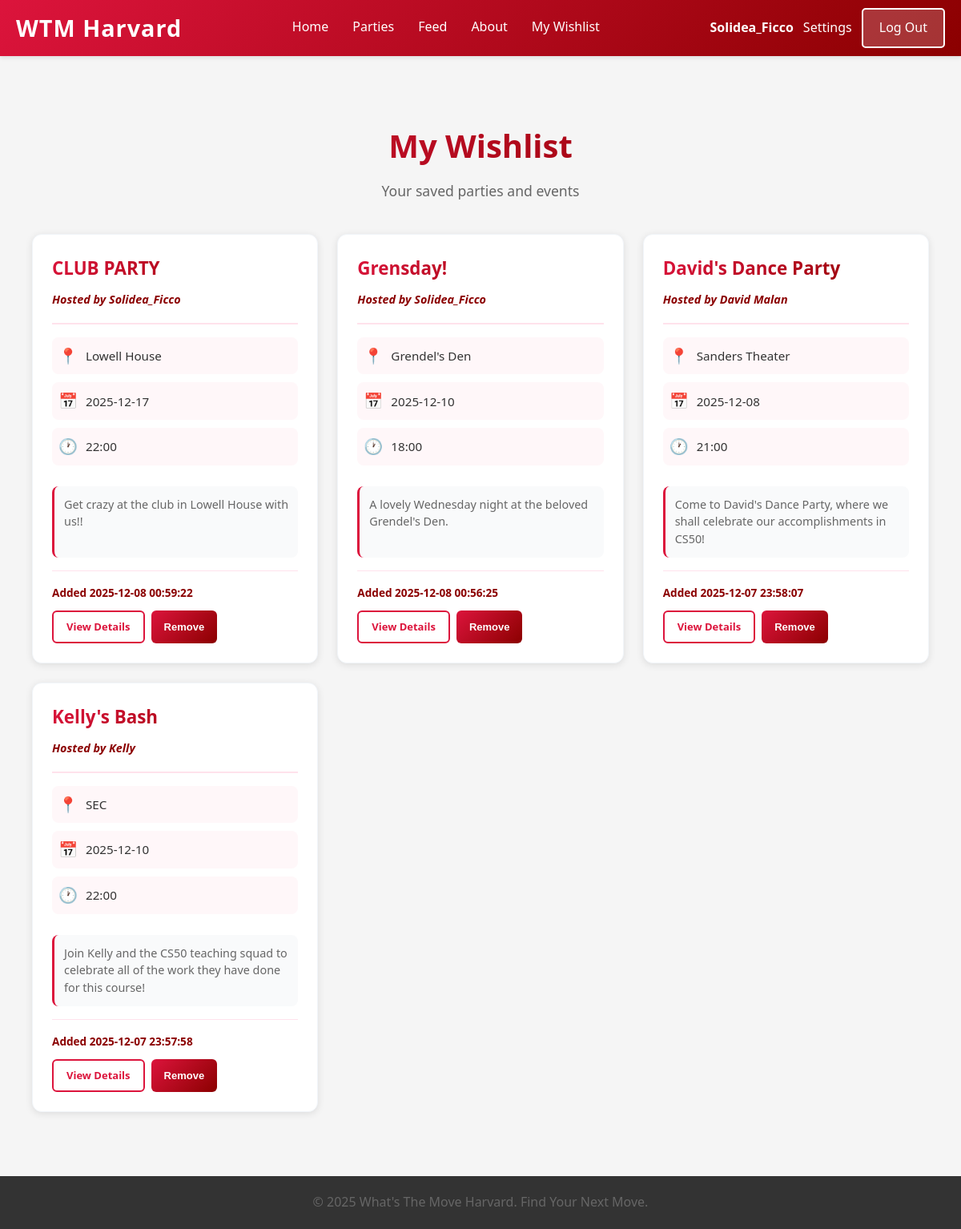
Screenshot of /wishlist (signed in) with the database file from the repository.
### tables this page shows
CREATE TABLE wishlist (
            id INTEGER PRIMARY KEY AUTOINCREMENT,
            user_id INTEGER NOT NULL,
            party_id INTEGER NOT NULL,
            added_at TIMESTAMP DEFAULT CURRENT_TIMESTAMP,
            FOREIGN KEY (user_id) REFERENCES users(id),
            FOREIGN KEY (party_id) REFERENCES parties(id) ON DELETE CASCADE,
            UNIQUE(user_id, party_id)
        );

CREATE TABLE parties (id INTEGER PRIMARY KEY AUTOINCREMENT, user_id INTEGER NOT NULL, host_name TEXT NOT NULL, party_name TEXT NOT NULL, location TEXT NOT NULL, date TEXT NOT NULL, time TEXT NOT NULL, description TEXT, created_at TIMESTAMP DEFAULT CURRENT_TIMESTAMP, latitude REAL, longitude REAL, flyer_path TEXT, FOREIGN KEY (user_id) REFERENCES users(id));

### app.py (the view)
@app.route('/wishlist')
def wishlist_page():
    user = current_user()
    if not user:
        return redirect(url_for('login_page'))
    conn = get_db_connection()
    parties = conn.execute(
        """
        SELECT p.id,
               p.party_name,
               p.location,
               p.date,
               p.time,
               p.description,
               p.host_name,
               p.flyer_path,
               p.created_at,
               u.username AS created_by,
               u.display_name AS verified_host,
               w.added_at
        FROM wishlist w
        JOIN parties p ON w.party_id = p.id
        JOIN users u ON p.user_id = u.id
        WHERE w.user_id = ?
        ORDER BY w.added_at DESC
        """,
        (user['id'],)
    ).fetchall()
    conn.close()  # This allows user to see all parties in their wishlist and their details
    message = "You haven't added any parties to your wishlist yet." if not parties else None
    return render_template('wishlist.html', parties=parties, message=message, user=user)

### app.py (called while the page is built)
def get_db_connection():
    conn = sqlite3.connect(DATABASE)
    conn.row_factory = sqlite3.Row
    return conn

def current_user():
    if 'user_id' in session:
        return {'id': session['user_id'], 'email': session.get('user')}
    return None

### templates/wishlist.html (shortened to what this page needs)
{% extends "template.html" %}
{% block content %}
<div class="wishlist-container">
    <div class="wishlist-header">
        <h1>My Wishlist</h1>
        <p class="wishlist-subtitle">Your saved parties and events</p>
    </div>
    {% if message %}
    <div class="empty-state">
        <div class="empty-icon">📋</div>
        <p class="empty-message">{{ message }}</p>
        <a href="/list" class="btn primary">Browse Parties</a>
    </div>
    {% else %}
    <div class="parties-grid">
        {% for party in parties %}
        <div class="party-card" id="party-card-{{ party.id }}">
            <div class="party-card-header">
                <h3 class="party-name">{{ party.party_name }}</h3>
                <span class="party-host">Hosted by {{ party.host_name }}</span>
            </div>
            <div class="party-details">
                <div class="detail-item">
                    <span class="detail-icon">📍</span>
                    <span class="detail-text">{{ party.location }}</span>
                </div>
                <div class="detail-item">
                    <span class="detail-icon">📅</span>
                    <span class="detail-text">{{ party.date }}</span>
                </div>
                <div class="detail-item">
                    <span class="detail-icon">🕐</span>
                    <span class="detail-text">{{ party.time }}</span>
                </div>
            </div>
            {% if party.description %}
            <p class="party-description">{{ party.description }}</p>
            {% endif %}
            <div class="party-footer">
                <small class="added-date">Added {{ party.added_at }}</small>
                <div class="party-actions">
                    <a href="/party/{{ party.id }}" class="btn btn-sm btn-outline">View Details</a>
                    <button type="button"
                            class="btn btn-sm btn-danger remove-wishlist-btn"
                            data-party-id="{{ party.id }}"
                            data-party-name="{{ party.party_name }}">
                        Remove
                    </button>
                </div>
            </div>
        </div>
        {% endfor %}
    </div>
    {% endif %}
</div>
{% endblock %}

### static/style.css (style rules this page uses)
* { margin: 0; padding: 0; box-sizing: border-box; }
body { font-family: 'Segoe UI', Tahoma, Geneva, Verdana, sans-serif; background-color: #f5f5f5; line-height: 1.6; }
h1 { color: #333; margin-bottom: 20px; font-size: 2.5rem; background: linear-gradient(135deg, #dc143c 0%, #8b0000 100%); -webkit-background-clip: text; -webkit-text-fill-color: transparent; background-clip: text; }
p { color: #666; font-size: 1rem; margin-bottom: 15px; }
button { background: linear-gradient(135deg, #dc143c 0%, #8b0000 100%); color: white; border: none; padding: 12px 30px; border-radius: 5px; font-size: 1rem; cursor: pointer; transition: all 0.3s ease; }
.btn { display: inline-block; padding: 12px 20px; border-radius: 8px; font-weight: 700; text-decoration: none; transition: transform 0.2s ease, box-shadow 0.2s ease, background 0.3s ease, color 0.3s ease; }
.party-card { padding: 16px; border: 1px solid #f1f5f9; border-radius: 10px; background: white; box-shadow: 0 2px 6px rgba(0, 0, 0, 0.04); }
.party-card-header { display: flex; justify-content: space-between; align-items: center; gap: 12px; }
.wishlist-container { max-width: 1200px; margin: 0 auto; padding: 40px 20px; }
.wishlist-header { text-align: center; margin-bottom: 40px; }
.wishlist-header h1 { font-size: 2.5rem; margin-bottom: 10px; background: linear-gradient(135deg, #dc143c 0%, #8b0000 100%); -webkit-background-clip: text; -webkit-text-fill-color: transparent; background-clip: text; }
.wishlist-subtitle { color: #666; font-size: 1.1rem; }
.parties-grid { display: grid; grid-template-columns: repeat(auto-fill, minmax(350px, 1fr)); gap: 24px; }
.wishlist-container .party-card { background: white; border-radius: 12px; padding: 24px; box-shadow: 0 2px 10px rgba(0, 0, 0, 0.1); transition: transform 0.2s, box-shadow 0.2s; display: flex; flex-direction: column; border: 1px solid #f1f5f9; }
.wishlist-container .party-card-header { margin-bottom: 16px; padding-bottom: 16px; border-bottom: 2px solid #ffe2ec; display: block; }
.party-name { font-size: 1.4rem; margin: 0 0 8px 0; font-weight: 700; background: linear-gradient(135deg, #dc143c 0%, #8b0000 100%); -webkit-background-clip: text; -webkit-text-fill-color: transparent; background-clip: text; }
.party-host { color: #8b0000; font-size: 0.9rem; font-style: italic; font-weight: 600; }
.party-details { margin-bottom: 16px; }
.detail-item { display: flex; align-items: center; margin-bottom: 10px; padding: 8px; background: #fff7f9; border-radius: 8px; }
.detail-icon { font-size: 1.2rem; margin-right: 10px; width: 24px; }
.detail-text { color: #333; font-size: 0.95rem; font-weight: 500; }
.party-description { color: #666; font-size: 0.9rem; line-height: 1.5; margin-bottom: 16px; flex-grow: 1; padding: 12px; background: #f9fafb; border-radius: 8px; border-left: 3px solid #dc143c; }
.party-footer { margin-top: auto; padding-top: 16px; border-top: 1px solid #ffe2ec; display: flex; justify-content: space-between; align-items: center; flex-wrap: wrap; gap: 12px; }
.added-date { color: #8b0000; font-size: 0.85rem; font-weight: 600; }
.party-actions { display: flex; gap: 8px; }
.wishlist-container .btn-sm { padding: 8px 16px; font-size: 13px; border-radius: 6px; font-weight: 600; transition: all 0.2s ease; }
.wishlist-container .btn-outline { background-color: white; color: #dc143c; border: 2px solid #dc143c; }
.wishlist-container .btn-danger { background: linear-gradient(135deg, #dc143c 0%, #8b0000 100%); color: white; border: none; }

### rows the page displays
wishlist: party_name "CLUB PARTY", host_name "Solidea_Ficco", location "Lowell House", date "2025-12-17", time "22:00", description "Get crazy at the club in Lowell House with us!!", added_at "2025-12-08 00:59:22"
wishlist: party_name "Grensday!", host_name "Solidea_Ficco", location "Grendel's Den", date "2025-12-10", time "18:00", description "A lovely Wednesday night at the beloved Grendel's Den.", added_at "2025-12-08 00:56:25"
wishlist: party_name "David's Dance Party", host_name "David Malan", location "Sanders Theater", date "2025-12-08", time "21:00", description "Come to David's Dance Party, where we shall celebrate our accomplishments in CS50!", added_at "2025-12-07 23:58:07"
wishlist: party_name "Kelly's Bash", host_name "Kelly", location "SEC", date "2025-12-10", time "22:00", description "Join Kelly and the CS50 teaching squad to celebrate all of the work they have done for this course!", added_at "2025-12-07 23:57:58"

### other values shown
{{ session.get('username', session.get('user')) }} "Solidea_Ficco"
